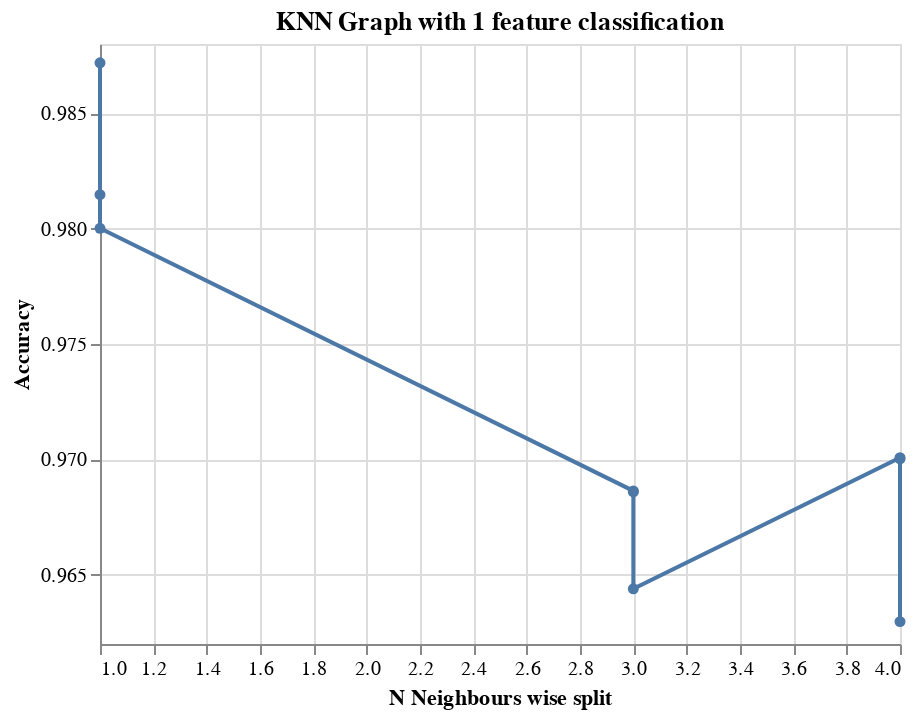

Notebook code cell kept with this figure:
### Code cell
#Generating KNN Classification Features graph

alt.Chart(
          classification_KNN_Features, 
          title = 'KNN Graph with 1 feature classification'
         ).mark_line(point = True).encode(
                                        alt.X('knn__n_neighbors', 
                                              title = 'N Neighbours wise split'),
                                        alt.Y('mean_score', 
                                              title ='Accuracy', 
                                              scale = alt.Scale(zero = False)
                                        )
)

### Figure 1 — Vega-Lite specification as saved in the notebook (floating-point values rounded to 4 significant figures)
{"config": {"view": {"continuousWidth": 400, "continuousHeight": 300}}, "data": {"name": "data-41f79b65a999f881435b8c9b4f4ea421"}, "mark": {"type": "line", "point": true}, "encoding": {"x": {"type": "quantitative", "field": "knn__n_neighbors", "title": "N Neighbours wise split"}, "y": {"type": "quantitative", "field": "mean_score", "scale": {"zero": false}, "title": "Accuracy"}}, "title": "KNN Graph with 1 feature classification", "$schema": "https://vega.github.io/schema/vega-lite/v4.8.1.json", "datasets": {"data-41f79b65a999f881435b8c9b4f4ea421": [{"mean_score": 0.9872, "std_score": 0.01053, "max_score": 1.0, "min_score": 0.9659, "knn__n_neighbors": 1, "knn__p": 2, "knn__weights": "distance", "skb__k": 25}, {"mean_score": 0.9815, "std_score": 0.009767, "max_score": 1.0, "min_score": 0.9659, "knn__n_neighbors": 1, "knn__p": 3, "knn__weights": "distance", "skb__k": 25}, {"mean_score": 0.98, "std_score": 0.0179, "max_score": 1.0, "min_score": 0.9425, "knn__n_neighbors": 1, "knn__p": 1, "knn__weights": "distance", "skb__k": 25}, {"mean_score": 0.9701, "std_score": 0.01135, "max_score": 0.9886, "min_score": 0.954, "knn__n_neighbors": 4, "knn__p": 2, "knn__weights": "distance", "skb__k": 25}, {"mean_score": 0.97, "std_score": 0.02559, "max_score": 1.0, "min_score": 0.9195, "knn__n_neighbors": 4, "knn__p": 1, "knn__weights": "distance", "skb__k": 25}, {"mean_score": 0.9686, "std_score": 0.01957, "max_score": 1.0, "min_score": 0.9425, "knn__n_neighbors": 3, "knn__p": 2, "knn__weights": "distance", "skb__k": 25}, {"mean_score": 0.9686, "std_score": 0.02738, "max_score": 1.0, "min_score": 0.908, "knn__n_neighbors": 3, "knn__p": 1, "knn__weights": "distance", "skb__k": 25}, {"mean_score": 0.9644, "std_score": 0.02234, "max_score": 0.9886, "min_score": 0.9205, "knn__n_neighbors": 3, "knn__p": 3, "knn__weights": "distance", "skb__k": 25}, {"mean_score": 0.963, "std_score": 0.02107, "max_score": 0.9886, "min_score": 0.9318, "knn__n_neighbors": 4, "knn__p": 3, "knn__weights": "distance", "skb__k": 25}]}}
